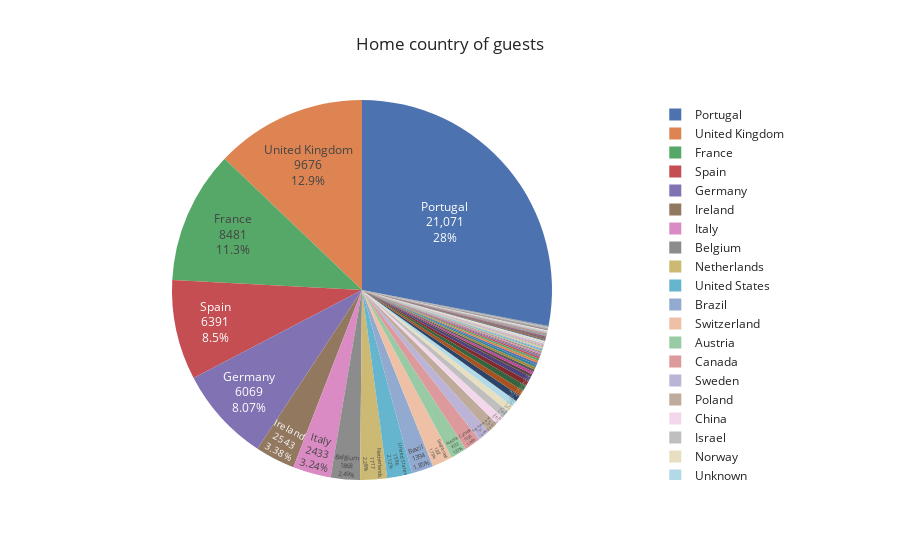

Notebook cell for this chart:
### Code cell
fig = px.pie(guest_country,
             values="No. of guests",
             names="Country",
             title="Home country of guests",
             template="seaborn")
fig.update_traces(textposition="inside", textinfo="value+percent+label")
fig.show()

### Figure 1 — Plotly figure (JSON) as saved in the notebook; plotly's stock layout.template omitted (floating-point values rounded to 4 significant figures; data arrays with more than 128 entries replaced by an {"elided": "..."} marker saying what was removed)
{"data": [{"domain": {"x": [0, 1], "y": [0, 1]}, "hovertemplate": "Country=%{label}<br>No. of guests=%{value}<extra></extra>", "labels": {"elided": "166 str values"}, "legendgroup": "", "name": "", "showlegend": true, "textinfo": "value+percent+label", "textposition": "inside", "type": "pie", "values": {"elided": "166 int values"}}], "layout": {"legend": {"tracegroupgap": 0}, "title": {"text": "Home country of guests"}}}
